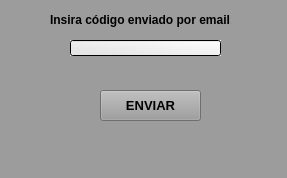
<?xml version="1.0" encoding="UTF-8"?>
<ui version="4.0">
 <class>MainWindow</class>
 <widget class="QMainWindow" name="MainWindow">
  <property name="geometry">
   <rect>
    <x>0</x>
    <y>0</y>
    <width>287</width>
    <height>178</height>
   </rect>
  </property>
  <property name="windowTitle">
   <string>MainWindow</string>
  </property>
  <property name="styleSheet">
   <string notr="true">background-color: rgb(156, 156, 156);</string>
  </property>
  <widget class="QWidget" name="centralwidget">
   <widget class="QLabel" name="label">
    <property name="geometry">
     <rect>
      <x>50</x>
      <y>10</y>
      <width>181</width>
      <height>20</height>
     </rect>
    </property>
    <property name="font">
     <font>
      <weight>75</weight>
      <bold>true</bold>
     </font>
    </property>
    <property name="text">
     <string>Insira código enviado por email:</string>
    </property>
   </widget>
   <widget class="QLineEdit" name="lineEdit">
    <property name="geometry">
     <rect>
      <x>70</x>
      <y>40</y>
      <width>151</width>
      <height>16</height>
     </rect>
    </property>
    <property name="styleSheet">
     <string notr="true">border-color: rgb(0, 0, 0);
background-color: qlineargradient(spread:pad, x1:0.165227, y1:0.79, x2:1, y2:0, stop:0 rgba(229, 229, 229, 255), stop:1 rgba(255, 255, 255, 255));</string>
    </property>
   </widget>
   <widget class="QPushButton" name="pushButton_2">
    <property name="geometry">
     <rect>
      <x>100</x>
      <y>90</y>
      <width>101</width>
      <height>31</height>
     </rect>
    </property>
    <property name="font">
     <font>
      <pointsize>10</pointsize>
      <weight>75</weight>
      <bold>true</bold>
     </font>
    </property>
    <property name="text">
     <string>ENVIAR</string>
    </property>
   </widget>
  </widget>
  <widget class="QMenuBar" name="menubar">
   <property name="geometry">
    <rect>
     <x>0</x>
     <y>0</y>
     <width>287</width>
     <height>22</height>
    </rect>
   </property>
  </widget>
  <widget class="QStatusBar" name="statusbar"/>
 </widget>
 <resources/>
 <connections/>
</ui>
